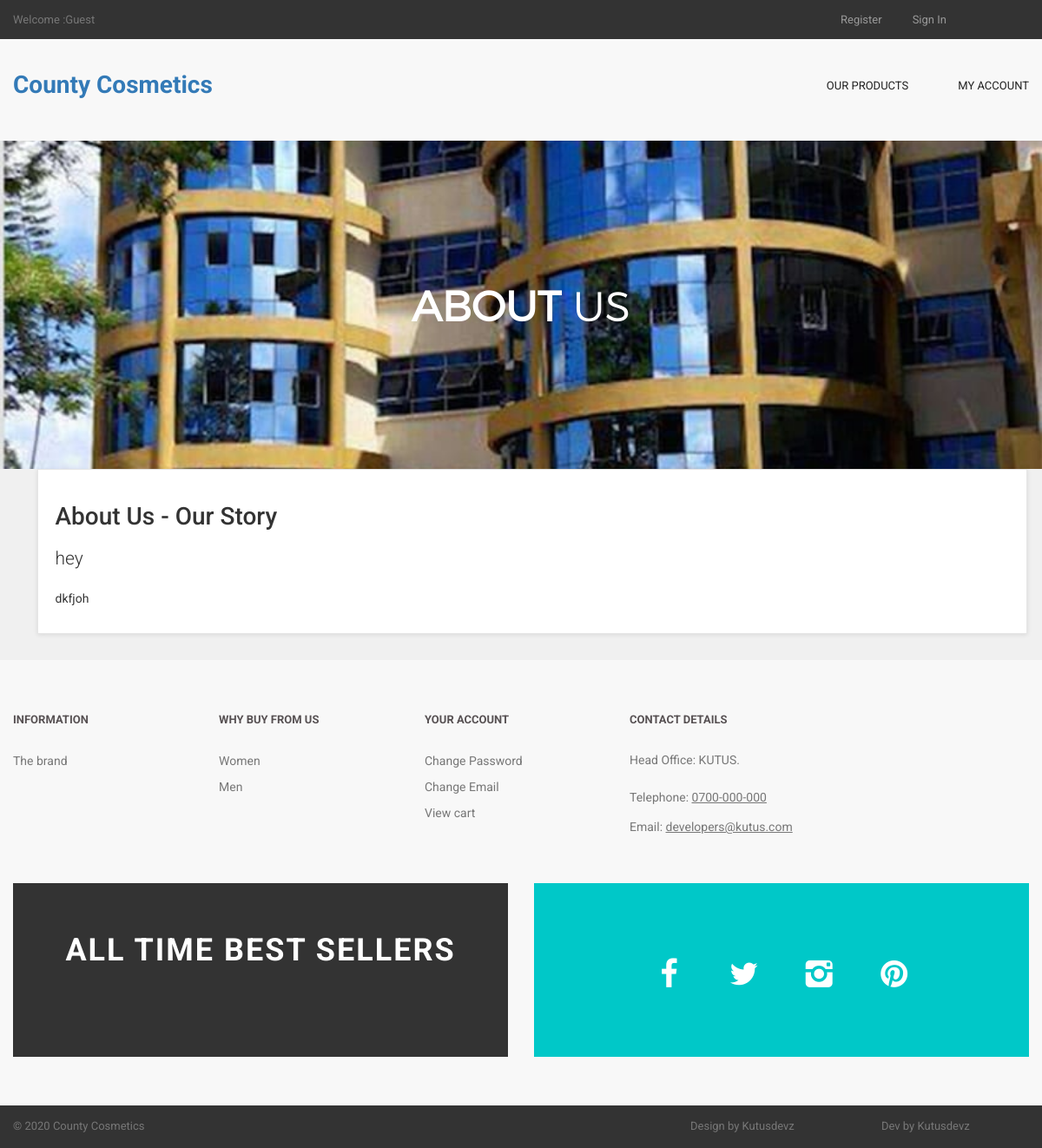
Page /about.php on the committed database.
### tables this page shows
CREATE TABLE `about_us` (
  `about_id` int(10) NOT NULL,
  `about_heading` text NOT NULL,
  `about_short_desc` text NOT NULL,
  `about_desc` text NOT NULL
);

### about.php (the view, shortened to what this page needs)
<?php
include("includes/db.php");
include("includes/header.php");
include("includes/main.php");
?>
  <main>
    <div class="nero">
      <div class="nero__heading">
        <span class="nero__bold">About</span> us
      </div>
    </div>
  </main>
<div id="content" >
<div class="container" >
<div class="col-md-12" >
<div class="box" >
<?php
$get_about_us = "select * from about_us";
$run_about_us = mysqli_query($con,$get_about_us);
$row_about_us = mysqli_fetch_array($run_about_us);
$about_heading = $row_about_us['about_heading'];
$about_short_desc = $row_about_us['about_short_desc'];
$about_desc = $row_about_us['about_desc'];
?>
<h1> <?php echo $about_heading; ?> </h1>
<p class="lead"> <?php echo $about_short_desc; ?> </p>
<p> <?php echo $about_desc; ?> </p>
</div>
</div>
</div>
</div>
<?php
include("includes/footer.php");
?>
</body>
</html>

### styles/backend.css (style rules this page uses)
html { font-family: "Roboto", Helvetica, Arial, sans-serif; line-height: 1.15; }
body { margin: 0 }
h1 { font-size: 2em; margin: .67em 0 }
figcaption, figure, main { display: block }
html { box-sizing: border-box }
body { min-width: 1190px; font-family: Montserrat, sans-serif; font-weight: 400; background-color: white; }
.container { width: 1170px; margin: 0 auto }
.nero { padding-top: 160px; padding-bottom: 140px; font-family: 'montserratlight', sans-serif; text-align: center; text-transform: uppercase; color: #FFF; background: #666 url("../customer/images/county.jpg") no-repeat; background-size: cover; background-position: center; }
.nero__heading { font-size: 48px; }
.nero__bold { font-weight: 700; }

### styles/style.css (style rules this page uses)
body { font-family: "Roboto", Helvetica, Arial, sans-serif; font-size: 14px; line-height: 1.42857143; color: #333333; background-color: #f0f0f0; overflow-x: hidden; }
.box { background: #fff; margin: 0 0 30px; border: solid 1px #e6e6e6; box-sizing: border-box; padding:20px; box-shadow: 0 1px 5px rgba(0, 0, 0, 0.1); }
#content { padding-left:25px; }

### rows in the picture
about_us: about_heading "About Us - Our Story", about_short_desc "hey", about_desc "dkfjoh"
